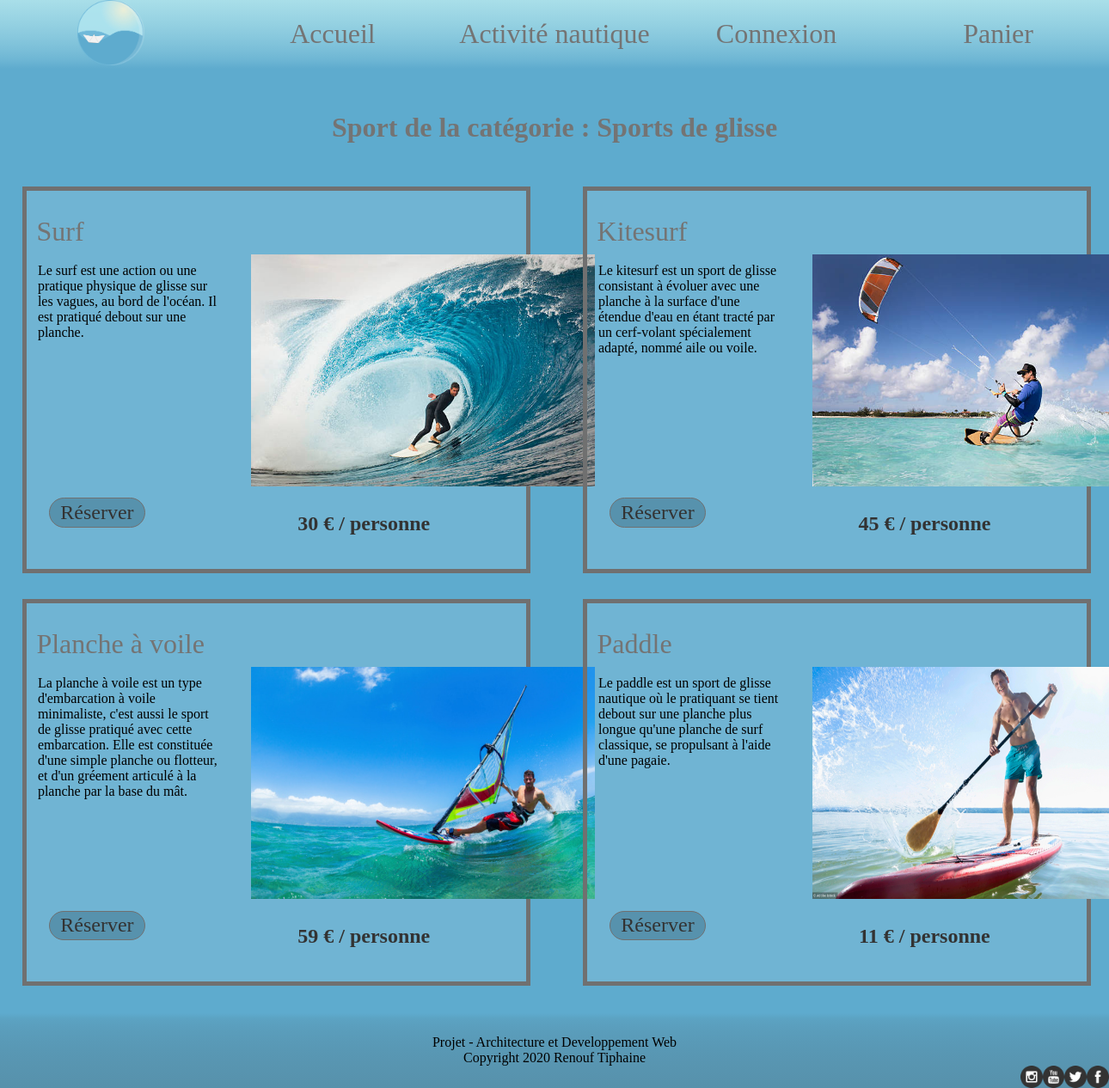
/categorie.php?cat=2, run on the app's committed database.
### tables this page shows
CREATE TABLE `categorie` (
  `id_categorie` int(11) NOT NULL,
  `nom` varchar(20) NOT NULL
);

CREATE TABLE `sport` (
  `id_sport` int(11) NOT NULL,
  `id_categorie` int(11) NOT NULL,
  `nom` varchar(50) NOT NULL,
  `description` text NOT NULL,
  `lieu` varchar(50) NOT NULL,
  `prix` decimal(6,0) NOT NULL,
  `img` varchar(50) NOT NULL
);

### categorie.php (the view, shortened to what this page needs)
<?php
$connexion = connexion();
if(!empty($_GET['cat'])){
    $categorie = $_GET['cat'];
    if($categorie == "all"){
        $requete = "SELECT * FROM sport";
        $reponse = $connexion->query($requete);
        $sports=$reponse->fetchAll(PDO::FETCH_ASSOC);
    } else {
        $requete = "SELECT * FROM sport WHERE id_categorie=$categorie";
        $reponse = $connexion->query($requete);
        $sports=$reponse->fetchAll(PDO::FETCH_ASSOC);
        $req ="SELECT nom FROM categorie WHERE id_categorie=$categorie";
        $res= $connexion->query($req);
        $catCourante=$res->fetch(PDO::FETCH_ASSOC);
    }
}
?>
<!doctype html>
<html lang="fr">
<head>
    <link rel="stylesheet" href="css/Style.css">
</head>
<body>
    <div id="wrap">
        <?php include("header.php");?>
        <main>
            <?php if($categorie=='all'): ?>
            <h2>Tout les sports nautiques :</h2>
            <?php else:?>
            <h2> Sport de la catégorie : <?=$catCourante['nom']?></h2>
            <?php endif;?>
            <div class="categorie">
                <?php foreach($sports as $sport => $infos): ?>
                <section>
                    <article>
                        <div id="haut">
                            <p class="nom"><?=$infos['nom']?></p>
                        </div>
                        <div class="orga">
                            <div class="orga2">
                                <p class="des"><?=$infos['description']?></p>
                                <a href="vue_sport.php?sport=<?=$infos['id_sport']?>" class="reservation">Réserver</a>
                            </div>
                            <figure>
                                <img src="<?=$infos['img']?>" alt="<?=$infos['nom']?>" class="photo">
                                <figcaption class="prix"><strong><?=$infos['prix']?> € / personne</strong></figcaption>
                            </figure>
                        </div>
                    </article>
                </section>
                <?php endforeach;?>
            </div>
        </main>
        <?php include("footer.php");?>
    </div>
</body>
</html>

### css/Style.css (style rules this page uses)
* { padding: 0; margin: 0; font-family: georgia; }
html { height: 100%; }
body { background: #5EABCE; height: 100%; }
#wrap { min-height: 100%; position: relative; }
h2 { display: block; text-align: center; color: #747474; font-size: 2em; margin-top: 50px; margin-bottom: 50px; }
main { position: relative; height: auto; padding-bottom: 10%; }
.categorie section { border: 5px solid #707070; width: 95%; height: 100%; display: flex; background-color: rgba(255, 255, 255, 0.11); }
.categorie { margin-left: 2%; display: grid; grid-template-columns: repeat(2, 1fr); grid-auto-rows: auto; grid-gap: 40px; height: 100%; }
.nom { font-size: 2em; margin-left: 2%; margin-top: 5%; color: #747474; margin-right: auto; }
.orga { display: flex; }
.orga2 { display: flex; width: 45%; flex-direction: column; }
.des { display: block; width: 80%; margin-left: 5%; margin-top: 2%; margin-right: 10%; padding-top: 5%; height: 75%; }
figure { width: 45%; margin-right: 3%; margin-bottom: 5%; }
.photo { width: 400px; height: 270px; padding-top: 3%; }
.prix { text-align: center; margin-top: 10%; font-size: 1.5em; color: #333333; }
.reservation { display: block; padding: 1%; border: 1px solid #707070; background-color: #5792AD; text-decoration: none; font-size: 1.5em; color: #333333; margin-left: 3%; width: 40%; text-align: center; border-radius: 27px; margin-left: 10%; margin-bottom: 4%; float: left; }
#haut { display: flex; flex-direction: row; justify-content: flex-end; }

### data on the page
categorie: nom "Sports de glisse"
sport: nom "Surf", description "Le surf est une action ou une pratique physique de glisse sur les vagues, au bord de l'océan. Il est pratiqué debout sur une planche.", img (picture), prix "30"
sport: nom "Kitesurf", description "Le kitesurf est un sport de glisse consistant à évoluer avec une planche à la surface d'une étendue d'eau en étant tracté par un cerf-volant spécialement adapté, nommé aile ou voile.", img (picture), prix "45"
sport: nom "Planche à voile", description "La planche à voile est un type d'embarcation à voile minimaliste, c'est aussi le sport de glisse pratiqué avec cette embarcation. Elle est constituée d'une simple planche ou flotteur, et d'un gréement articulé à la planche par la base du mât.", img (picture), prix "59"
sport: nom "Paddle", description "Le paddle est un sport de glisse nautique où le pratiquant se tient debout sur une planche plus longue qu'une planche de surf classique, se propulsant à l'aide d'une pagaie.", img (picture), prix "11"
